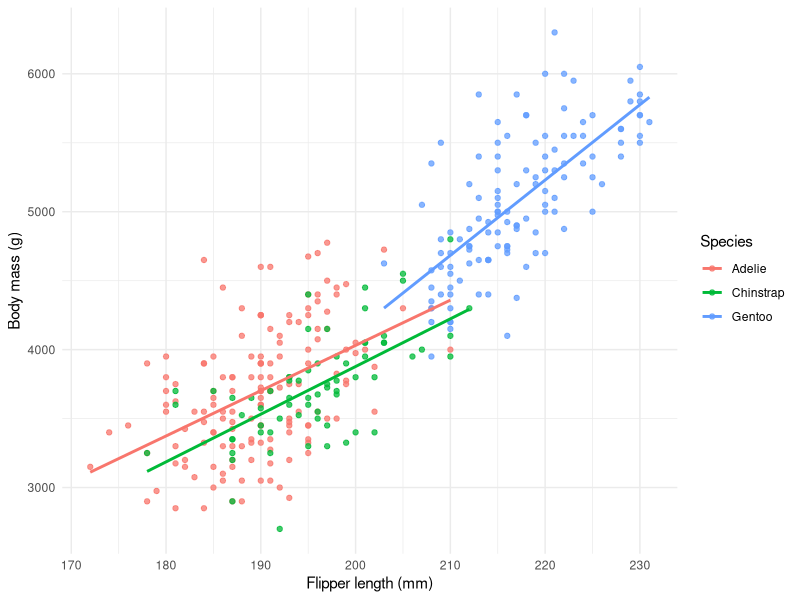

Reproduce this figure in R.
## ---- chunk 1
#| label: setup
#| include: false
library(tidyverse)
library(knitr)
library(palmerpenguins)

data <- penguins |> drop_na(species, island, bill_length_mm, flipper_length_mm, body_mass_g)
## ---- chunk 2
#| label: tbl-summary
#| tbl-cap: "Mean penguin measurements by species."
data |>
  group_by(species) |>
  summarise(
    n = n(),
    mean_bill_mm = mean(bill_length_mm),
    mean_flipper_mm = mean(flipper_length_mm),
    mean_mass_g = mean(body_mass_g),
    .groups = "drop"
  ) |>
  mutate(across(where(is.numeric), round, 1)) |>
  kable()
## ---- chunk 3
#| label: fig-flipper-mass
#| fig-cap: "Larger flippers tend to be associated with higher body mass."
#| fig-alt: "Scatterplot of flipper length versus body mass, colored by penguin species, with one fitted trend line."
ggplot(data, aes(x = flipper_length_mm, y = body_mass_g, color = species)) +
  geom_point(alpha = 0.75) +
  geom_smooth(method = "lm", se = FALSE) +
  labs(
    x = "Flipper length (mm)",
    y = "Body mass (g)",
    color = "Species"
  ) +
  theme_minimal()
